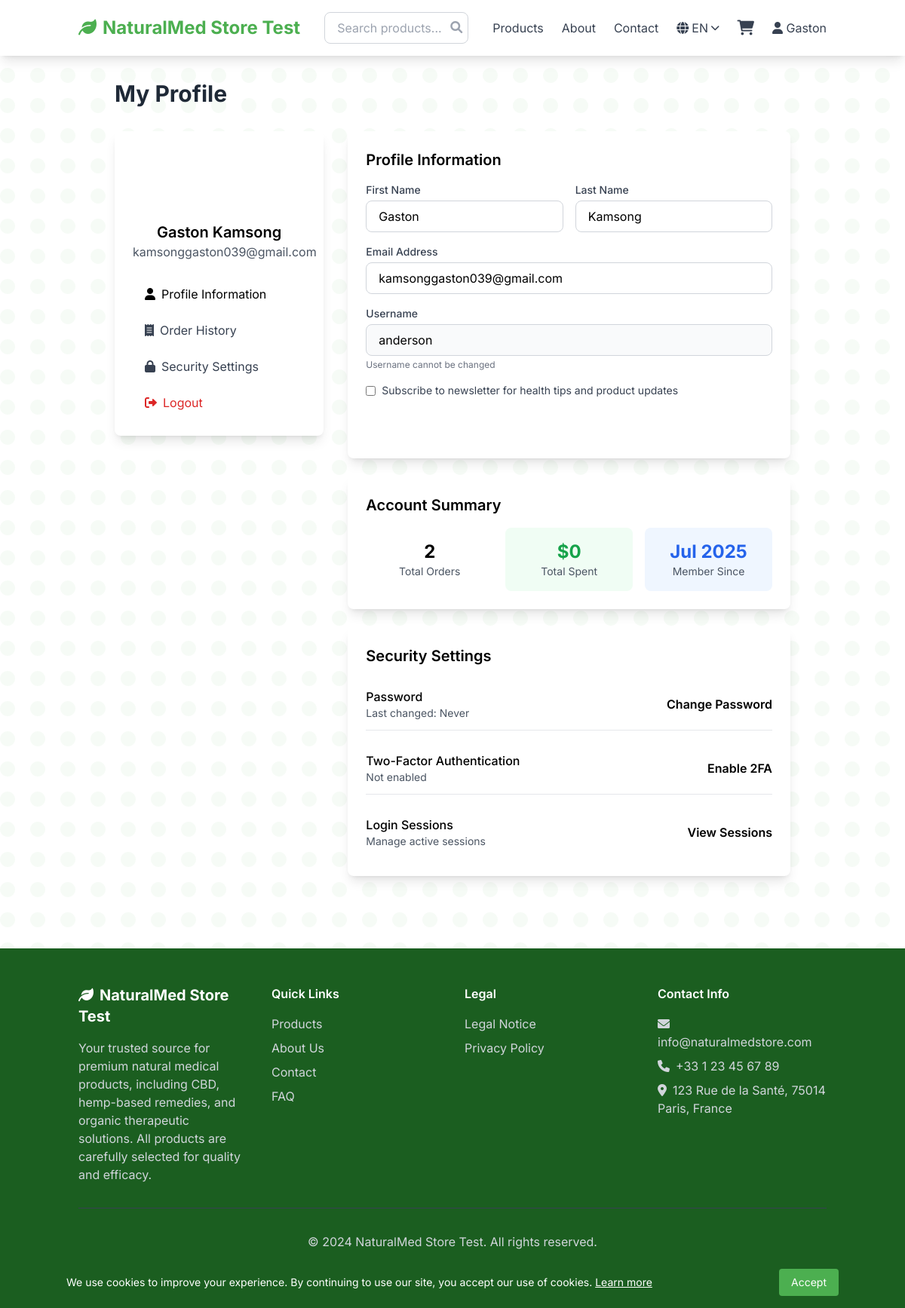
/accounts/profile/ (signed in), run on the app's committed database.
### pages/models.py (models this page shows, shortened)
class SiteSettings(models.Model):
    site_name = models.CharField(_('Site Name'), max_length=100, default='GreenMed Store')
    tagline = models.CharField(_('Tagline'), max_length=200, default='Premium Natural Medical Products')
    email = models.EmailField(_('Email'), default='info@greenmedstore.com')
    phone = models.CharField(_('Phone'), max_length=20, default='+33 1 23 45 67 89')
    address = models.TextField(_('Address'), default='Paris, France')
    facebook_url = models.URLField(_('Facebook URL'), blank=True)
    twitter_url = models.URLField(_('Twitter URL'), blank=True)
    instagram_url = models.URLField(_('Instagram URL'), blank=True)
    business_hours = models.TextField(_('Business Hours'), default='Mon-Fri: 9:00-18:00\nSat: 10:00-16:00\nSun: Closed')
    about_text = models.TextField(_('About Text'), default='We specialize in premium natural medical products derived from organic sources.')
    privacy_policy = models.TextField(_('Privacy Policy'), blank=True)
    terms_of_service = models.TextField(_('Terms of Service'), blank=True)
    class Meta:
        verbose_name = _('Site Settings')
        verbose_name_plural = _('Site Settings')
    @classmethod
    def get_settings(cls):
        settings, created = cls.objects.get_or_create(pk=1)
        return settings

### accounts/views.py (the view)
# urls.py: path('profile/', views.profile, name='profile'),
@login_required
def profile(request):
    return render(request, 'accounts/profile.html')

### templates/accounts/profile.html (shortened to what this page needs)
{% extends 'base.html' %}
{% block content %}
<div class="container mx-auto px-4 py-8">
    <div class="max-w-4xl mx-auto">
        <h1 class="text-3xl font-bold text-gray-800 mb-8">My Profile</h1>
        <div class="grid grid-cols-1 lg:grid-cols-3 gap-8">
            <div class="lg:col-span-1">
                <div class="bg-white rounded-lg shadow-lg p-6">
                    <div class="text-center mb-6">
                        <div class="bg-medical-blue rounded-full w-20 h-20 flex items-center justify-center mx-auto mb-4">
                            <i class="fas fa-user text-3xl text-white"></i>
                        </div>
                        <h2 class="text-xl font-semibold">{{ user.get_full_name|default:user.username }}</h2>
                        <p class="text-gray-600">{{ user.email }}</p>
                    </div>
                    <nav class="space-y-2">
                        <a href="#profile-info" class="block w-full text-left px-4 py-2 rounded hover:bg-medical-light text-medical-blue">
                            <i class="fas fa-user mr-2"></i>Profile Information
                        </a>
                        <a href="{% url 'orders:order_history' %}" class="block w-full text-left px-4 py-2 rounded hover:bg-medical-light text-gray-700">
                            <i class="fas fa-receipt mr-2"></i>Order History
                        </a>
                        <a href="#security" class="block w-full text-left px-4 py-2 rounded hover:bg-medical-light text-gray-700">
                            <i class="fas fa-lock mr-2"></i>Security Settings
                        </a>
                        <a href="{% url 'logout' %}" class="block w-full text-left px-4 py-2 rounded hover:bg-red-50 text-red-600">
                            <i class="fas fa-sign-out-alt mr-2"></i>Logout
                        </a>
                    </nav>
                </div>
            </div>
            <div class="lg:col-span-2">
                <div id="profile-info" class="bg-white rounded-lg shadow-lg p-6 mb-6">
                    <h3 class="text-xl font-semibold mb-4">Profile Information</h3>
                    <form class="space-y-4">
                        <div class="grid grid-cols-1 md:grid-cols-2 gap-4">
                            <div>
                                <label class="block text-sm font-medium text-gray-700 mb-1">First Name</label>
                                <input type="text" value="{{ user.first_name }}"
                                       class="w-full px-4 py-2 border border-gray-300 rounded-lg focus:ring-2 focus:ring-medical-blue focus:border-transparent">
                            </div>
                            <div>
                                <label class="block text-sm font-medium text-gray-700 mb-1">Last Name</label>
                                <input type="text" value="{{ user.last_name }}"
                                       class="w-full px-4 py-2 border border-gray-300 rounded-lg focus:ring-2 focus:ring-medical-blue focus:border-transparent">
                            </div>
                        </div>
                        <div>
                            <label class="block text-sm font-medium text-gray-700 mb-1">Email Address</label>
                            <input type="email" value="{{ user.email }}"
                                   class="w-full px-4 py-2 border border-gray-300 rounded-lg focus:ring-2 focus:ring-medical-blue focus:border-transparent">
                        </div>
                        <div>
                            <label class="block text-sm font-medium text-gray-700 mb-1">Username</label>
                            <input type="text" value="{{ user.username }}" disabled
                                   class="w-full px-4 py-2 border border-gray-300 rounded-lg bg-gray-50">
                            <p class="text-xs text-gray-500 mt-1">Username cannot be changed</p>
                        </div>
                        <div class="flex items-center">
                            <input type="checkbox" id="newsletter" class="mr-2">
                            <label for="newsletter" class="text-sm text-gray-700">
                                Subscribe to newsletter for health tips and product updates
                            </label>
                        </div>
                        <button type="submit"
                                class="bg-medical-blue text-white px-6 py-2 rounded-lg font-semibold hover:bg-medical-dark transition duration-300">
                        </button>
                    </form>
                </div>
                <div class="bg-white rounded-lg shadow-lg p-6 mb-6">
                    <h3 class="text-xl font-semibold mb-4">Account Summary</h3>
                    <div class="grid grid-cols-1 md:grid-cols-3 gap-4">
                        <div class="text-center p-4 bg-medical-light rounded-lg">
                            <div class="text-2xl font-bold text-medical-blue">{{ user.order_set.count }}</div>
                            <div class="text-sm text-gray-600">Total Orders</div>
                        </div>
                        <div class="text-center p-4 bg-green-50 rounded-lg">
                            <div class="text-2xl font-bold text-green-600">
                                ${{ user.order_set.aggregate.total_spent|default:0 }}
                            </div>
                            <div class="text-sm text-gray-600">Total Spent</div>
                        </div>
                        <div class="text-center p-4 bg-blue-50 rounded-lg">
                            <div class="text-2xl font-bold text-blue-600">{{ user.date_joined|date:"M Y" }}</div>
                            <div class="text-sm text-gray-600">Member Since</div>
                        </div>
                    </div>
                </div>
                <div id="security" class="bg-white rounded-lg shadow-lg p-6">
                    <h3 class="text-xl font-semibold mb-4">Security Settings</h3>
                    <div class="space-y-4">
                        <div class="flex justify-between items-center py-3 border-b border-gray-200">
                            <div>
                                <h4 class="font-medium">Password</h4>
                                <p class="text-sm text-gray-600">Last changed: Never</p>
                            </div>
                            <a href="{% url 'password_change' %}"
                               class="text-medical-blue hover:text-medical-dark font-semibold">
                                Change Password
                            </a>
                        </div>
                        <div class="flex justify-between items-center py-3 border-b border-gray-200">
                            <div>
                                <h4 class="font-medium">Two-Factor Authentication</h4>
                                <p class="text-sm text-gray-600">Not enabled</p>
                            </div>
                            <button class="text-medical-blue hover:text-medical-dark font-semibold">
                                Enable 2FA
                            </button>
                        </div>
                        <div class="flex justify-between items-center py-3">
                            <div>
                                <h4 class="font-medium">Login Sessions</h4>
                                <p class="text-sm text-gray-600">Manage active sessions</p>
                            </div>
                            <button class="text-medical-blue hover:text-medical-dark font-semibold">
                                View Sessions
                            </button>
                        </div>
                    </div>
                </div>
            </div>
        </div>
    </div>
</div>
{% endblock %}

### templates/base.html (shortened to what this page needs)
{% load static %}
{% load i18n %}
<!DOCTYPE html>
<html lang="{{ LANGUAGE_CODE }}">
<head>
    <script src="https://cdn.tailwindcss.com"></script>
    <link rel="stylesheet" href="https://cdnjs.cloudflare.com/ajax/libs/font-awesome/6.0.0/css/all.min.css">
</head>
<body class="bg-white font-sans leaf-pattern text-primary">
    <div id="cookie-consent" class="fixed bottom-0 left-0 right-0 bg-forest-green text-white p-4 z-50 hidden">
        <div class="container mx-auto flex flex-col md:flex-row items-center justify-between">
            <p class="text-sm mb-2 md:mb-0">
                {% trans "We use cookies to improve your experience. By continuing to use our site, you accept our use of cookies." %}
                <a href="{% url 'pages:privacy' %}" class="underline">{% trans "Learn more" %}</a>
            </p>
            <button onclick="acceptCookies()" class="bg-cannabis-green hover:bg-cannabis-dark px-4 py-2 rounded text-sm">
                {% trans "Accept" %}
            </button>
        </div>
    </div>
    <nav class="bg-white shadow-lg sticky top-0 z-40">
        <div class="container mx-auto px-4">
            <div class="flex justify-between items-center py-4">
                <div class="flex items-center">
                    <a href="{% url 'pages:home' %}" class="text-2xl font-bold text-cannabis-green">
                        <i class="fas fa-leaf mr-2"></i>{{ site_settings.site_name }}
                    </a>
                </div>
                <div class="hidden md:flex flex-1 max-w-lg mx-8">
                    <form method="GET" action="{% url 'products:product_list' %}" class="w-full">
                        <div class="relative">
                            <input type="text" name="q" placeholder="{% trans 'Search products...' %}"
                                   value="{{ request.GET.q }}"
                                   class="w-full px-4 py-2 border border-gray-300 rounded-lg focus:ring-2 focus:ring-cannabis-green focus:border-transparent">
                            <button type="submit" class="absolute right-2 top-2 text-gray-400 hover:text-cannabis-green">
                                <i class="fas fa-search"></i>
                            </button>
                        </div>
                    </form>
                </div>
                <div class="flex items-center space-x-6">
                    <a href="{% url 'products:product_list' %}" class="text-gray-700 hover:text-cannabis-green">{% trans "Products" %}</a>
                    <a href="{% url 'pages:about' %}" class="text-gray-700 hover:text-cannabis-green">{% trans "About" %}</a>
                    <a href="{% url 'pages:contact' %}" class="text-gray-700 hover:text-cannabis-green">{% trans "Contact" %}</a>
                    <div class="relative group">
                        <button class="text-gray-700 hover:text-cannabis-green flex items-center">
                            <i class="fas fa-globe mr-1"></i>
                            {{ LANGUAGE_CODE|upper }}
                            <i class="fas fa-chevron-down ml-1 text-xs"></i>
                        </button>
                            {% get_available_languages as LANGUAGES %}
                    </div>
                    <a href="{% url 'cart:cart_detail' %}" class="relative text-gray-700 hover:text-cannabis-green">
                        <i class="fas fa-shopping-cart text-xl"></i>
                    </a>
                    {% if user.is_authenticated %}
                        <div class="relative group">
                            <button class="text-gray-700 hover:text-cannabis-green">
                                <i class="fas fa-user"></i> {{ user.first_name|default:user.username }}
                            </button>
                        </div>
                    {% else %}
                        <a href="{% url 'login' %}" class="text-gray-700 hover:text-cannabis-green">{% trans "Login" %}</a>
                        <a href="{% url 'accounts:register' %}" class="bg-cannabis-green text-white px-4 py-2 rounded hover:bg-cannabis-dark">{% trans "Register" %}</a>
                    {% endif %}
                </div>
            </div>
        </div>
    </nav>
    <main class="text-primary">
        {% block content %}{% endblock %}
    </main>
    <footer class="bg-forest-green text-white mt-16">
        <div class="container mx-auto px-4 py-12">
            <div class="grid grid-cols-1 md:grid-cols-4 gap-8">
                <div>
                    <h3 class="text-xl font-bold mb-4">
                        <i class="fas fa-leaf mr-2"></i>{{ site_settings.site_name }}
                    </h3>
                    <p class="text-gray-300">
                        {{ site_settings.about_text }}
                    </p>
                </div>
                <div>
                    <h4 class="font-semibold mb-4">{% trans "Quick Links" %}</h4>
                    <ul class="space-y-2">
                        <li><a href="{% url 'products:product_list' %}" class="text-gray-300 hover:text-cannabis-light">{% trans "Products" %}</a></li>
                        <li><a href="{% url 'pages:about' %}" class="text-gray-300 hover:text-cannabis-light">{% trans "About Us" %}</a></li>
                        <li><a href="{% url 'pages:contact' %}" class="text-gray-300 hover:text-cannabis-light">{% trans "Contact" %}</a></li>
                        <li><a href="{% url 'pages:faq' %}" class="text-gray-300 hover:text-cannabis-light">{% trans "FAQ" %}</a></li>
                    </ul>
                </div>
                <div>
                    <h4 class="font-semibold mb-4">{% trans "Legal" %}</h4>
                    <ul class="space-y-2">
                        <li><a href="{% url 'pages:legal' %}" class="text-gray-300 hover:text-cannabis-light">{% trans "Legal Notice" %}</a></li>
                        <li><a href="{% url 'pages:privacy' %}" class="text-gray-300 hover:text-cannabis-light">{% trans "Privacy Policy" %}</a></li>
                    </ul>
                </div>
                <div>
                    <h4 class="font-semibold mb-4">{% trans "Contact Info" %}</h4>
                    <ul class="space-y-2 text-gray-300">
                        <li><i class="fas fa-envelope mr-2"></i>{{ site_settings.email }}</li>
                        <li><i class="fas fa-phone mr-2"></i>{{ site_settings.phone }}</li>
                        <li><i class="fas fa-map-marker-alt mr-2"></i>{{ site_settings.address }}</li>
                    </ul>
                </div>
            </div>
            <div class="border-t border-gray-700 mt-8 pt-8 text-center text-gray-300">
                <p>&copy; 2024 {{ site_settings.site_name }}. {% trans "All rights reserved." %}</p>
                <p class="mt-2 text-sm">
                    <strong>{% trans "Medical Disclaimer:" %}</strong> {% trans "The information provided is for educational purposes only and should not replace professional medical advice." %}
                </p>
            </div>
        </div>
    </footer>
</body>
</html>

### data on the page
SiteSettings: site_name "NaturalMed Store Test", about_text "Your trusted source for premium natural medical products, including CBD, hemp-based remedies, and organic therapeutic solutions. All products are carefully selected for quality and efficacy.", email "info@naturalmedstore.com", phone "+33 1 23 45 67 89", address "123 Rue de la Santé, 75014 Paris, France"

### other printed values
{{ LANGUAGE_CODE|upper }} "EN"
{{ user.first_name|default:user.username }} "Gaston"
{{ user.get_full_name|default:user.username }} "Gaston Kamsong"
{{ user.email }} "kamsonggaston039@gmail.com"
{{ user.order_set.count }} "2"
{{ user.order_set.aggregate.total_spent|default:0 }} "0"
{{ user.date_joined|date:"M Y" }} "Jul 2025"
